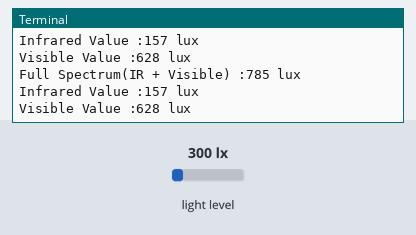
Bench run of a program on a simulated Raspberry Pi (BCM pin numbers). Shown: the last lines printed to the terminal. The test bench sets the inputs (shaded band); at power-on: light level 300 lx.

Above: at 1.7 s.
1.8 s: light level set to 40 lx
At 3.1 s:
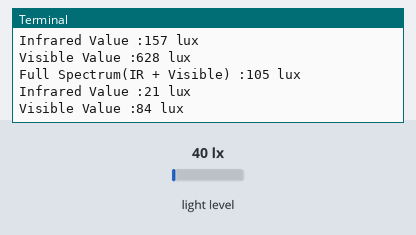
3.3 s: light level set to 500 lx
At 4.3 s:
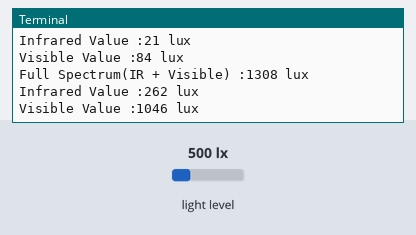
Timing chart, 0 to 6.3 s (numbered marks = the images above; inputs shaded):
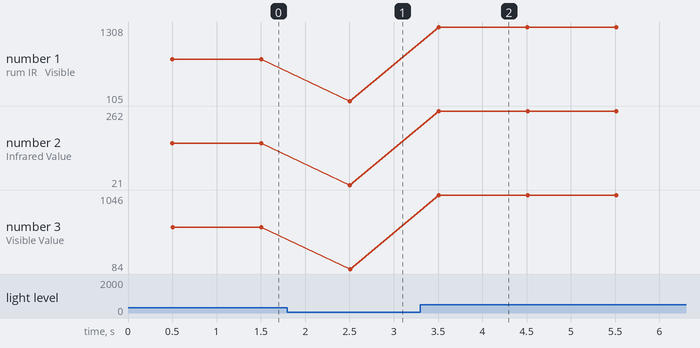

Measured:
- after the input at 1.8 s, the terminal: prints a new line after 0.71 s (image 1)
- after the input at 3.3 s, the terminal: prints a new line after 0.21 s (image 2)
- plotted number 1: 785 → 105 after the input at 1.8 s, 105 → 1308 after the input at 3.3 s
- plotted number 2: 157 → 21 after the input at 1.8 s, 21 → 262 after the input at 3.3 s
- plotted number 3: 628 → 84 after the input at 1.8 s, 84 → 1046 after the input at 3.3 s

The program:

program.py
```python
import smbus
import time

# Get I2C bus
bus = smbus.SMBus(1)

# TSL2561 address, 0x39(57)
# Select control register, 0x00(00) with command register, 0x80(128)
#		0x03(03)	Power ON mode
bus.write_byte_data(0x39, 0x00 | 0x80, 0x03)
# TSL2561 address, 0x39(57)
# Select timing register, 0x01(01) with command register, 0x80(128)
#		0x02(02)	Nominal integration time = 402ms
bus.write_byte_data(0x39, 0x01 | 0x80, 0x02)

time.sleep(0.5)

while 1:
    # Read data back from 0x0C(12) with command register, 0x80(128), 2 bytes
    # ch0 LSB, ch0 MSB
    data = bus.read_i2c_block_data(0x39, 0x0C | 0x80, 2)

    # Read data back from 0x0E(14) with command register, 0x80(128), 2 bytes
    # ch1 LSB, ch1 MSB
    data1 = bus.read_i2c_block_data(0x39, 0x0E | 0x80, 2)

    # Convert the data
    ch0 = data[1] * 256 + data[0]
    ch1 = data1[1] * 256 + data1[0]

    # Output data to screen
    print("Full Spectrum(IR + Visible) :%d lux" % ch0)
    print("Infrared Value :%d lux" % ch1)
    print("Visible Value :%d lux" % (ch0 - ch1))

    time.sleep(1)
```
